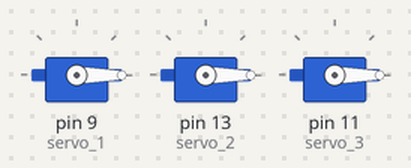
The sketch below on a simulated Arduino Uno, built with avr-gcc and run on an emulated ATmega328P. Parts: 3 × servo.

Above: at 0.1 s.
Timing chart, 0 to 1.6 s (numbered marks = the images above):
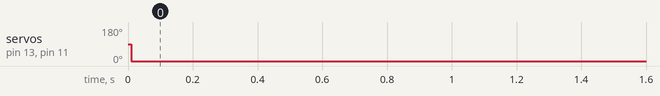

Measured:
- by itself, servo on pin 13 (servo_2), servo on pin 11 (servo_3): 90° → 0° at 0.01 s

The sketch:

servo_coding.ino
```cpp
 #include <Servo.h>        //Servo library

 Servo servo_1;      //initialize a servo object for the connected servo
 Servo servo_2;
 Servo servo_3;

 int angle_1 = 0;
  int angle_2 = 0;
 int angle_3 = 0;

 void setup()
 {
  servo_1.attach(9);   // attach the signal pin of servo to pin9 of arduino
  servo_2.attach(13);
  servo_3.attach(11);
 }

 void loop()
 {
  servo_1.write(angle_1);                   //command to rotate the servo to the specified angle
  delay(5);
   servo_2.write(angle_2);                   //command to rotate the servo to the specified angle
  delay(5);
  servo_3.write(angle_3);                   //command to rotate the servo to the specified angle
  delay(5);
  //controlling the 3 fingers
 }
```
